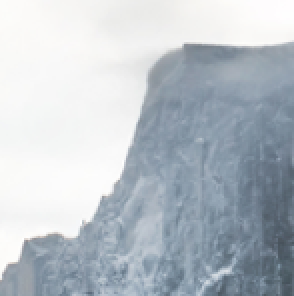
#> input picture pic.png, 147 x 148 px (shown 2 times larger)
$ python main.py   (older library calls are emulated)
#> lines starting #> are read from the running program, lines starting #| are printed output that depends on the picture
import numpy as np
import cv2

###
# Step 1: Original image
###
img = cv2.imread('../pic.png')
#> img is the input picture: shape (148, 147, 3); mean B, G, R 200, 193, 185.1


###
# Step 2: Show
###
gs = cv2.cvtColor(img, cv2.CV_64FC1)
gs = np.float32(gs)
gs = gs / 255.0

imgDft = cv2.dft(gs)
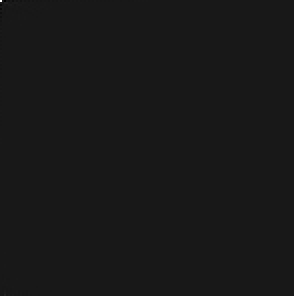
#> imgDft: shape (148, 147) float32 (shown 2 times larger); min -1737, max 16334.7, mean 0.6; drawn with min black and max white

# cv2.imshow('Step 1: Original message', img1)
cv2.imshow('Step 1: Original message', gs)
cv2.imshow('Step 1: Original message', imgDft)
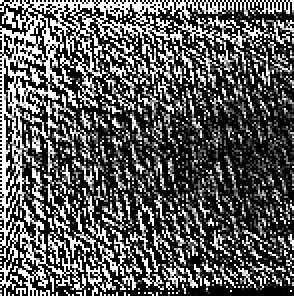
#> window 'Step 1: Original message': shape (148, 147) (shown 2 times larger); min 0, max 255, mean 88.9

cv2.waitKey(0)
cv2.destroyAllWindows()
